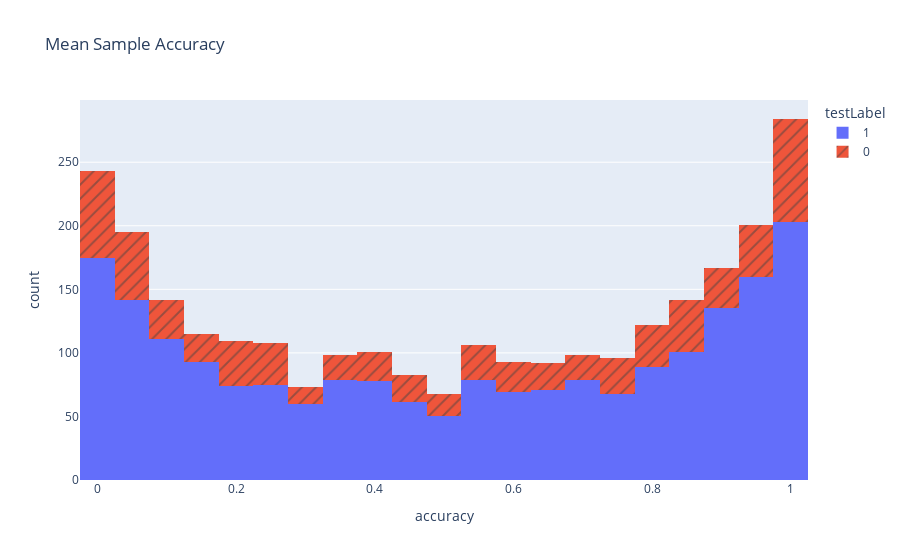

Notebook code for this chart:
### Code cell
import plotly.express as px

# Group by sample ID and label, calculate mean accuracy for each sample
mean_accuracy = sampleResults.loc[sampleResults['model']=='LinearSVC'].groupby(['id', 'testLabel'])['accuracy'].mean().reset_index()

# Create histogram of mean accuracy
fig = px.histogram(mean_accuracy, x='accuracy', color='testLabel', pattern_shape='testLabel', title="Mean Sample Accuracy")
fig.show()

### Figure 1 — Plotly figure (JSON) as saved in the notebook; plotly's stock layout.template omitted (floating-point values rounded to 4 significant figures; data arrays with more than 128 entries replaced by an {"elided": "..."} marker saying what was removed)
{"data": [{"alignmentgroup": "True", "bingroup": "x", "hovertemplate": "testLabel=1<br>accuracy=%{x}<br>count=%{y}<extra></extra>", "legendgroup": "1", "marker": {"color": "#636efa", "pattern": {"shape": ""}}, "name": "1", "offsetgroup": "1", "orientation": "v", "showlegend": true, "type": "histogram", "x": {"elided": "2052 float values"}, "xaxis": "x", "yaxis": "y"}, {"alignmentgroup": "True", "bingroup": "x", "hovertemplate": "testLabel=0<br>accuracy=%{x}<br>count=%{y}<extra></extra>", "legendgroup": "0", "marker": {"color": "#EF553B", "pattern": {"shape": "/"}}, "name": "0", "offsetgroup": "0", "orientation": "v", "showlegend": true, "type": "histogram", "x": {"elided": "684 float values"}, "xaxis": "x", "yaxis": "y"}], "layout": {"barmode": "relative", "legend": {"title": {"text": "testLabel"}, "tracegroupgap": 0}, "title": {"text": "Mean Sample Accuracy"}, "xaxis": {"anchor": "y", "domain": [0, 1], "title": {"text": "accuracy"}}, "yaxis": {"anchor": "x", "domain": [0, 1], "title": {"text": "count"}}}}
